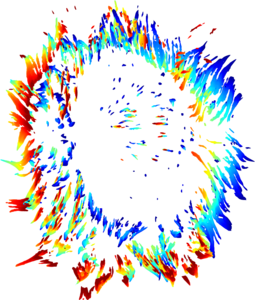
%> input picture src/webapp_dancer/public/images/ghost.png, 255 x 300 px
$ octave --eval "build_thresholded_image_sets('images/ghost.png');"   (GNU Octave 9; MATLAB toolbox functions it lacks are replaced by stand-ins)
%> lines starting %> are read from the running program, lines starting %| are printed output that depends on the picture; in (x1, y1, x2, y2) boxes, pixels count from 0 and x2, y2 are one past the last pixel; in counts of white or black regions, pixels touching at a corner belong together; the program's own positions count from 1
function build_thresholded_image_sets(I_file)
%> called with I_file = 'images/ghost.png'
%%%%%%%%%%%%%%%%%%%%%%%%%%%%%%%%%%%%%%%%%%%%%%%%%%%%%%%%%%%%%%%%%%%%%%%%%%%%%%%
% Setup variables and parse command line
%%%%%%%%%%%%%%%%%%%%%%%%%%%%%%%%%%%%%%%%%%%%%%%%%%%%%%%%%%%%%%%%%%%%%%%%%%%%%%%
tic;

focal_image  = double(imread(I_file));
if (length(size(focal_image)) > 2)
    focal_image = focal_image(:,:,1);
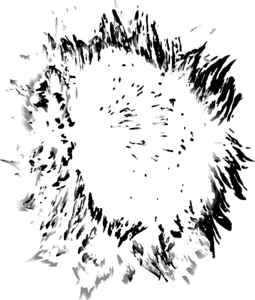
%> focal_image: size 300x255 double; min 0, max 255, mean 221.3
end
if (size(focal_image,1) > 1000)
	focal_image = imresize(focal_image, 1000/size(focal_image,1));
end
focal_image_norm = (focal_image - min(focal_image(:)))/range(focal_image(:));

%%%%%%%%%%%%%%%%%%%%%%%%%%%%%%%%%%%%%%%%%%%%%%%%%%%%%%%%%%%%%%%%%%%%%%%%%%%%%%%
% Main Program
%%%%%%%%%%%%%%%%%%%%%%%%%%%%%%%%%%%%%%%%%%%%%%%%%%%%%%%%%%%%%%%%%%%%%%%%%%%%%%%

I_filt = fspecial('disk',11);
blurred_image = imfilter(focal_image,I_filt,'same',mean(focal_image(:)));
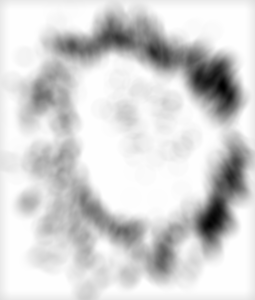
%> blurred_image: size 300x255 double; min 43.77, max 255, mean 220.2; drawn with min black and max white
high_passed_image = focal_image - blurred_image;
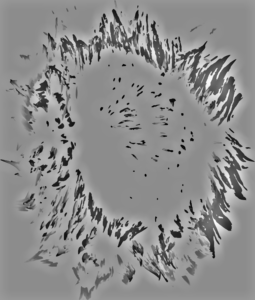
%> high_passed_image: size 300x255 double; min -250.8, max 205.1, mean 1.1; drawn with min black and max white

mean_val = mean(high_passed_image(:));
%> mean_val = 1.08
stdev_val = std(high_passed_image(:));
%> stdev_val = 53.74

stdev_intervals = 1:0.5:4;

thresholds = mean_val + stdev_val*stdev_intervals;
%> thresholds = [54.83 81.7 108.6 135.4 162.3 189.2 216.1]

%collected the thresholded images
threshed_images = cell(0);
threshed_images_perims = cell(0);
for i = 1:length(thresholds)
    threshed_images{i} = find_threshed_image(high_passed_image,thresholds(i));

    threshed_images_perims{i} = bwperim(threshed_images{i});
end
%> this loop made 7 passes
%> pass 1, in find_threshed_image, `threshed_image = high_passed_image >= filter_thresh;`:
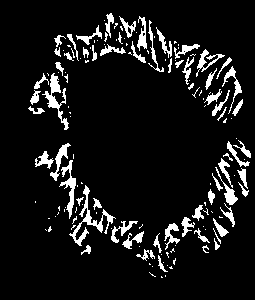
%> threshed_image: size 300x255 logical; 9% white; 147 white regions (84 under 20 px), largest, box (x1, y1, x2, y2) and area: (69, 185, 116, 246) 511, (42, 73, 69, 130) 413, (59, 160, 76, 219) 322
%> pass 3, in find_threshed_image (call 3), `threshed_image = high_passed_image >= filter_thresh;`:
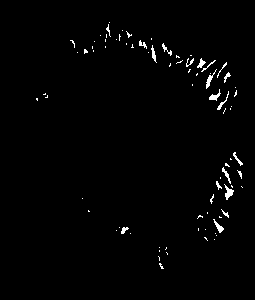
%> threshed_image: size 300x255 logical; 1.3% white in thin lines or dots, all inside (x1, y1, x2, y2) = (36, 22, 243, 269)
%> after the loop, threshed_images = 7 items; threshed_images_perims = 7 items

%create highlighted images
highlighted_images = cell(0);
for i = 1:length(threshed_images)
    highlighted_images{i} = create_highlighted_image(focal_image_norm,threshed_images_perims{i},[1,1,0]);
end
%> this loop made 7 passes
%> pass 1, in create_highlighted_image, `high_image = cat(3,high_image_red,high_image_green,high_image_blue);`:
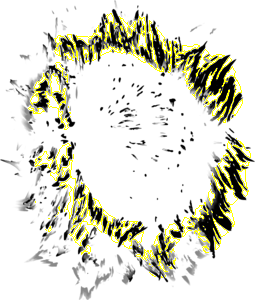
%> high_image: size 300x255x3 double; mean R, G, B 0.87, 0.87, 0.817
%> pass 2, in create_highlighted_image (call 2), `high_image = cat(3,high_image_red,high_image_green,high_image_blue);`:
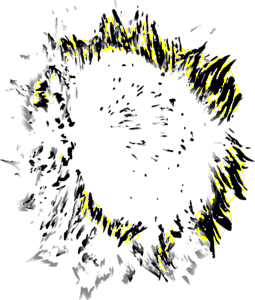
%> high_image: size 300x255x3 double; mean R, G, B 0.869, 0.869, 0.844
%> after the loop, highlighted_images = 7 items

%file output
[folder,base_name] = fileparts(I_file);
imwrite(focal_image_norm, fullfile(folder,[base_name,'_norm.png']));
output_files = cell(0);
for i=1:length(highlighted_images)
    output_files{i} = fullfile(folder,[base_name,'_',num2str(stdev_intervals(i)),'.png']);
    imwrite(highlighted_images{i},output_files{i});
end
%> after the loop, output_files = {'images/ghost_1.png', 'images/ghost_1.5.png', 'images/ghost_2.png', 'images/ghost_2.5.png', 'images/ghost_3.png', 'images/ghost_3.5.png', 'images/ghost_4.png'}

%image labeling
font_size = num2str(round((30/520)*size(focal_image,1)));
%> font_size = '17'
command = ['convert ', fullfile(folder,[base_name,'_norm.png']), ' -weight Bold -pointsize ', font_size, ...
    ' -gravity southwest -fill white -annotate 0 "Original Image" ', ...
    fullfile(folder,[base_name,'_norm.png'])];
system(command);
for i=1:length(highlighted_images)
    command = ['convert ', output_files{i}, ' -weight Bold  -pointsize ', font_size, ...
        ' -gravity southwest -fill white -annotate 0 "Stdev Threshold: ', ...
        num2str(stdev_intervals(i)), '" ', output_files{i}];
    system(command);
end

%build the thumb files
thumbs_folder = fullfile(folder,'thumbs');
mkdir(thumbs_folder);
system(['mogrify -format jpg -path ',thumbs_folder,' -thumbnail 400 ',folder,'/*.png']);

toc;
end

%%%%%%%%%%%%%%%%%%%%%%%%%%%%%%%%%%%%%%%%%%%%%%%%%%%%%%%%%%%%%%%%%%%%%%%%%%%%%%%
% Functions
%%%%%%%%%%%%%%%%%%%%%%%%%%%%%%%%%%%%%%%%%%%%%%%%%%%%%%%%%%%%%%%%%%%%%%%%%%%%%%%

function threshed_image = find_threshed_image(high_passed_image, filter_thresh)

if (length(filter_thresh) == 1)
    threshed_image = high_passed_image >= filter_thresh;
else
    high_threshed_image = high_passed_image >= filter_thresh(2);
    high_threshed_image = remove_edge_adhesions(high_threshed_image);

    low_threshed_image = high_passed_image >= filter_thresh(1);
    low_thresh_bwlabel = bwlabel(low_threshed_image,4);

    overlap_labels = unique(low_thresh_bwlabel.*high_threshed_image);
    if (overlap_labels(1) == 0)
        overlap_labels = overlap_labels(2:end);
    end

    threshed_image = ismember(low_thresh_bwlabel,overlap_labels);
end
end

function cleaned_binary = remove_edge_adhesions(threshed_image)

%%%%%%%%%%%%%%%%%%%%%%%%%%%%%%%%%%%%%%%%%%%%%%%%%%%%%%%%%%%%%%%%%%%%%%%%%%%%%%%
% Main Program
%%%%%%%%%%%%%%%%%%%%%%%%%%%%%%%%%%%%%%%%%%%%%%%%%%%%%%%%%%%%%%%%%%%%%%%%%%%%%%%

edge_border = ones(size(threshed_image));
edge_border = bwperim(edge_border);

[row_indexes,col_indexes] = ind2sub(size(threshed_image), find(edge_border));
edge_adhesions = bwselect(threshed_image,col_indexes,row_indexes,4);

cleaned_binary = threshed_image & not(edge_adhesions);
end

function high_image = create_highlighted_image(I,high,color_map)

%%%%%%%%%%%%%%%%%%%%%%%%%%%%%%%%%%%%%%%%%%%%%%%%%%%%%%%%%%%%%%%%%%%%%%%%%%%%%%%
%%Main Program
%%%%%%%%%%%%%%%%%%%%%%%%%%%%%%%%%%%%%%%%%%%%%%%%%%%%%%%%%%%%%%%%%%%%%%%%%%%%%%%
image_size = size(I);

if (size(image_size) < 3)
    high_image_red = I;
    high_image_green = I;
    high_image_blue = I;
else
    high_image_red = I(:,:,1);
    high_image_green = I(:,:,2);
    high_image_blue = I(:,:,3);
end

if (all(high(:) == 0))
    high_image = cat(3,high_image_red,high_image_green,high_image_blue);
    return
end

labels = unique(high);
assert(labels(1) == 0)
labels = labels(2:end);

for i=1:length(labels)
    indexes = high == labels(i);

    this_cmap = color_map(labels(i),:);

    high_image_red(indexes) = this_cmap(1);
    high_image_green(indexes) = this_cmap(2);
    high_image_blue(indexes) = this_cmap(3);
end

high_image = cat(3,high_image_red,high_image_green,high_image_blue);

end

$ run again, on src/webapp_dancer/public/images/server_load_day.png
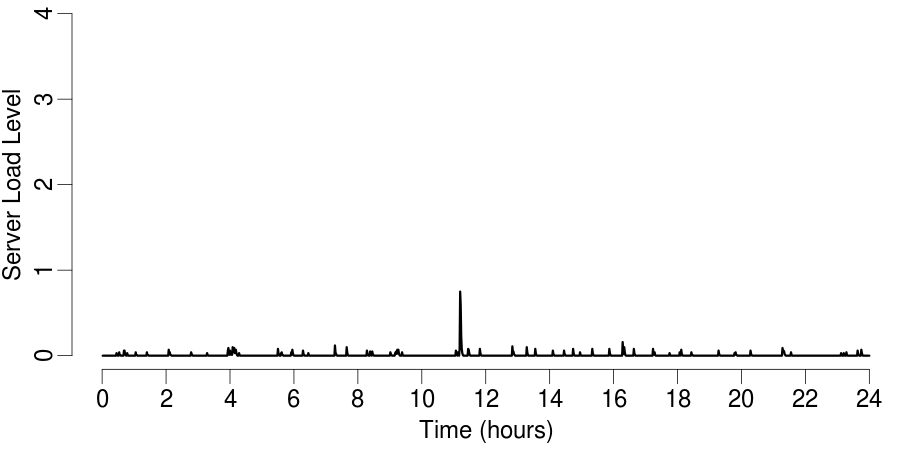
%> input picture src/webapp_dancer/public/images/server_load_day.png, 900 x 450 px
%> mean_val = 0.0509
%> stdev_val = 26.95
%> thresholds = [27 40.48 53.96 67.43 80.91 94.38 107.9]
%> the loop in build_thresholded_image_sets, `for i = 1:length(thresholds)` made 7 passes
%> pass 1, in find_threshed_image, `threshed_image = high_passed_image >= filter_thresh;`:
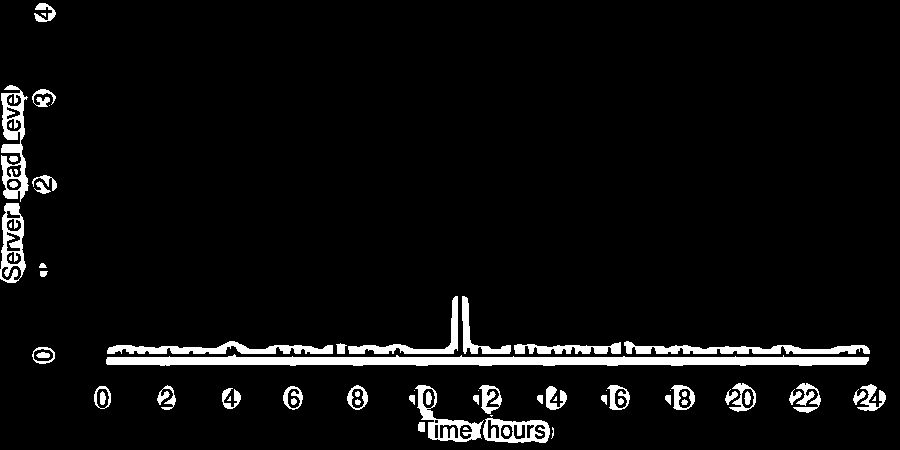
%> threshed_image: size 450x900 logical; 5.4% white; 69 white regions (17 under 20 px), largest, box (x1, y1, x2, y2) and area: (106, 354, 869, 366) 6225, (1, 85, 29, 202) 1575, (624, 341, 870, 354) 1567
%> after the loop in build_thresholded_image_sets, `for i = 1:length(thresholds)`: threshed_images = 7 items
%> the loop in build_thresholded_image_sets, `for i = 1:length(threshed_images)` made 7 passes
%> pass 2, in create_highlighted_image (call 2), `high_image = cat(3,high_image_red,high_image_green,high_image_blue);`:
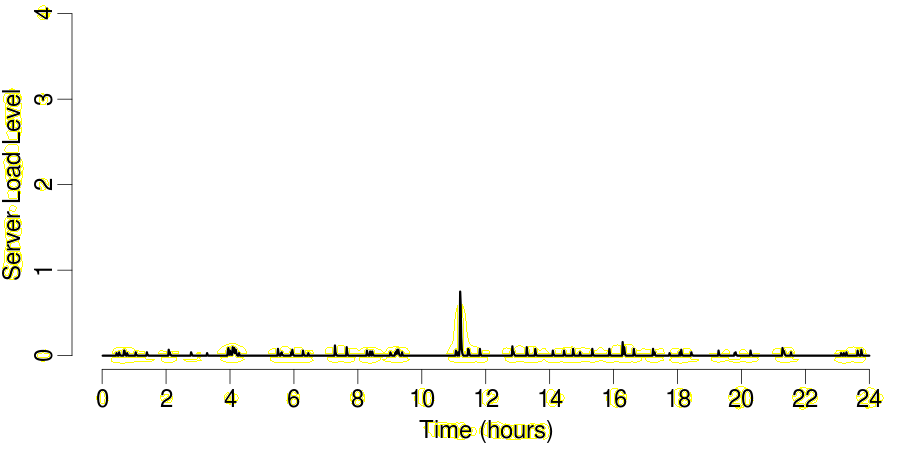
%> high_image: size 450x900x3 double; mean R, G, B 0.982, 0.982, 0.969
%> the loop in build_thresholded_image_sets, `for i=1:length(highlighted_images)` made 7 passes

$ run again, on src/webapp_dancer/public/images/server_load_week.png
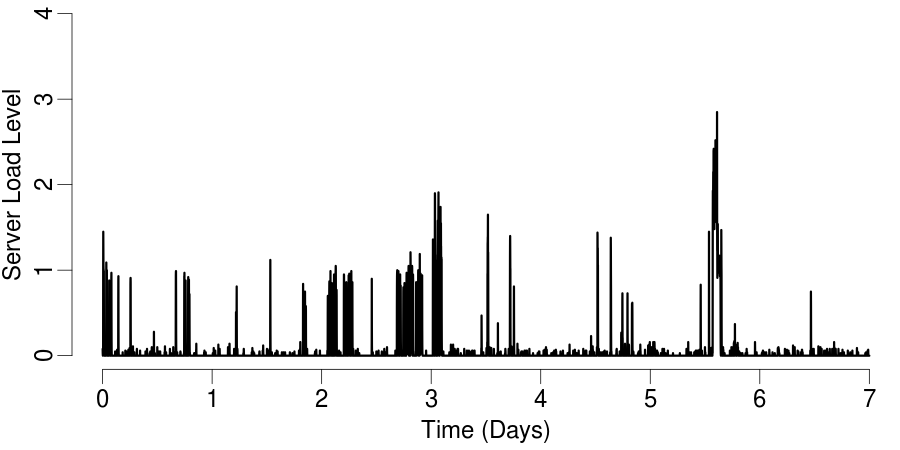
%> input picture src/webapp_dancer/public/images/server_load_week.png, 900 x 450 px
%> mean_val = 0.182
%> stdev_val = 39.26
%> thresholds = [39.44 59.07 78.7 98.33 118 137.6 157.2]
%> the loop in build_thresholded_image_sets, `for i = 1:length(thresholds)` made 7 passes
%> pass 1, in find_threshed_image, `threshed_image = high_passed_image >= filter_thresh;`:
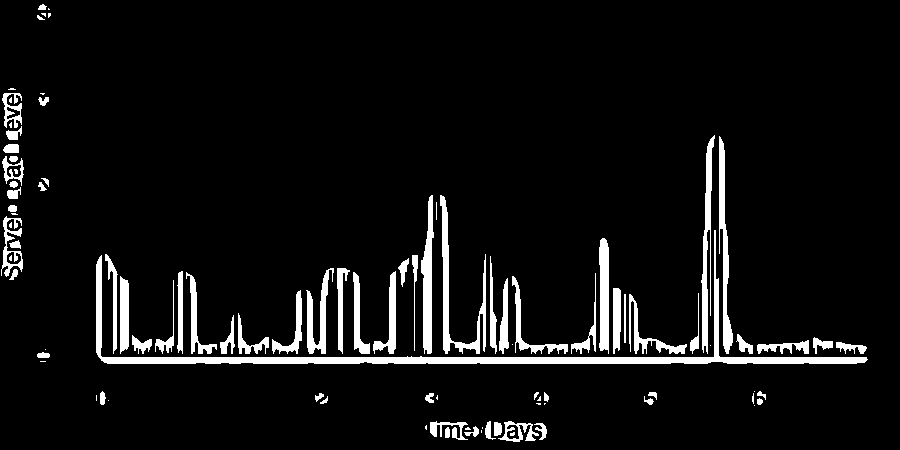
%> threshed_image: size 450x900 logical; 6.6% white; 97 white regions (30 under 20 px), largest, box (x1, y1, x2, y2) and area: (96, 230, 868, 364) 6296, (440, 195, 486, 354) 1529, (719, 136, 733, 354) 1268
%> after the loop in build_thresholded_image_sets, `for i = 1:length(thresholds)`: threshed_images = 7 items
%> the loop in build_thresholded_image_sets, `for i = 1:length(threshed_images)` made 7 passes
%> pass 3, in create_highlighted_image (call 3), `high_image = cat(3,high_image_red,high_image_green,high_image_blue);`:
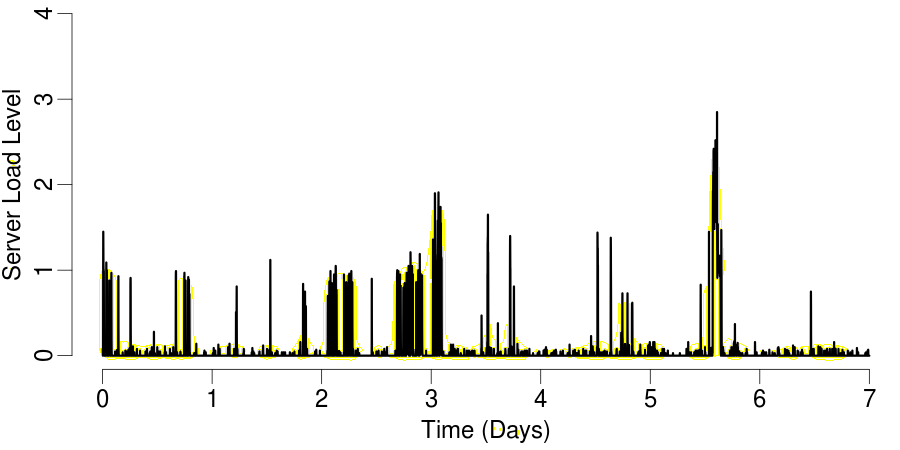
%> high_image: size 450x900x3 double; mean R, G, B 0.949, 0.949, 0.937
%> the loop in build_thresholded_image_sets, `for i=1:length(highlighted_images)` made 7 passes
